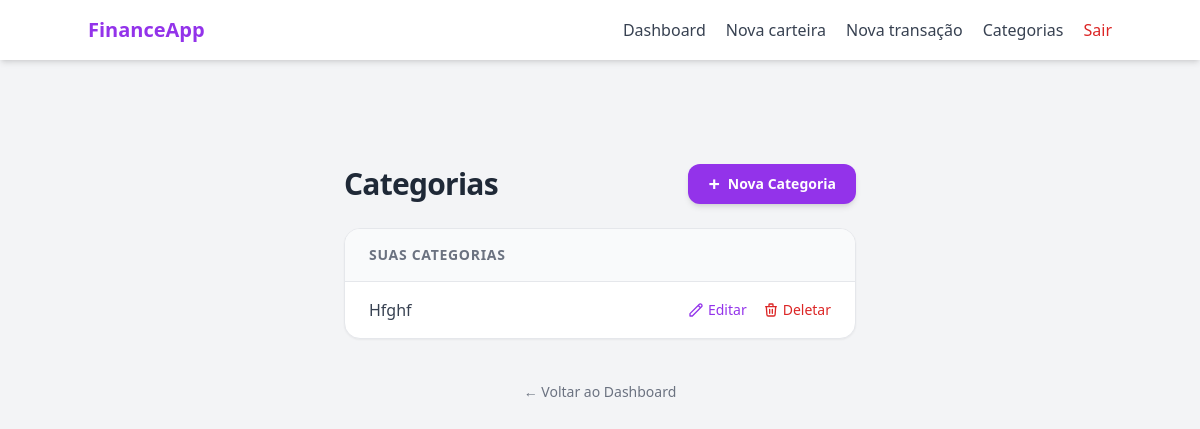
Page /category/index (signed in) on the earlier database version.
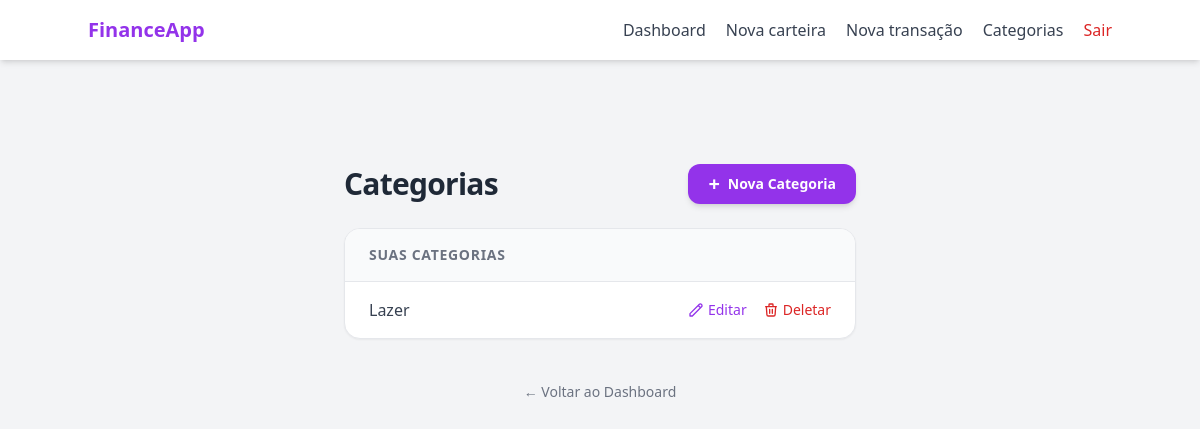
Same page on the later database version.
### models/category.py (models this page shows, shortened)
class Category(db.Model):
    __tablename__ = "categories"
    id = db.Column(db.Integer, primary_key= True)
    name = db.Column(db.String(100), nullable= False)
    type = db.Column(db.String(20), nullable= False)
    __mapper_args__ = {
        "polymorphic_on": type,
        "polymorphic_identity": "category"
    }

### routes/category_routes.py (the view)
@category_bp.route("/index", methods=["GET"])
@login_required
def category_index_page():
    user_categories = CategoryController.get_user_categories(current_user.id)
    return render_template("category/index.html", categories= user_categories)

### controllers/category_controller.py (called while the page is built)
    @staticmethod
    def get_user_categories(user_id):
        return UserCategory.query.filter_by(user_id= user_id).all()

### templates/category/index.html (shortened to what this page needs)
{% extends "base.html" %}
{% block content %}
<div class="w-full flex flex-col items-center pt-16 pb-24 px-4 relative">
    <div class="w-full max-w-lg space-y-6">
        <div class="flex flex-col sm:flex-row items-center justify-between gap-4 mb-4">
            <h1 class="text-gray-800 text-3xl font-bold tracking-tight">
                Categorias
            </h1>
            <button onclick="openCreateCategoryModal()"
                class="px-5 py-2.5 bg-purple-600 hover:bg-purple-700 text-white text-sm font-semibold rounded-xl shadow-md transition-all flex items-center gap-2 hover:-translate-y-0.5">
                <span class="text-xl leading-none">+</span> Nova Categoria
            </button>
        </div>
        <div class="bg-white rounded-2xl shadow-sm border border-gray-200 overflow-hidden">
            <div class="bg-gray-50 px-6 py-4 border-b border-gray-200">
                <h2 class="text-sm font-semibold text-gray-500 uppercase tracking-wider">Suas Categorias</h2>
            </div>
            <ul class="divide-y divide-gray-100">
                {% if categories %}
                {% for category in categories %}
                    <li class="px-6 py-4 flex items-center justify-between hover:bg-gray-50 transition-colors group">
                        <span class="text-gray-700 font-medium">{{ category.name }}</span>
                        <div class="flex items-center gap-4 text-sm font-medium">
                            <button type="button"
                                onclick="openEditCategoryModal(
                                    '{{ url_for('category_bp.edit_category', category_id=category.id) }}',
                                    '{{ category.name }}'
                                )"
                                class="text-purple-600 hover:underline flex items-center gap-1 transition-colors">
                                <svg class="w-4 h-4" fill="none" stroke="currentColor" viewBox="0 0 24 24"><path stroke-linecap="round" stroke-linejoin="round" stroke-width="2" d="M15.232 5.232l3.536 3.536m-2.036-5.036a2.5 2.5 0 113.536 3.536L6.5 21.036H3v-3.572L16.732 3.732z"></path></svg>
                                Editar
                            </button>
                            <button type="button"
                                onclick="openConfirmModal(
                                    '{{ url_for('category_bp.delete_category', category_id=category.id) }}',
                                    'Excluir {{ category.name }}',
                                    'Atenção: Ao excluir esta categoria, todas as transações vinculadas a ela ficarão sem classificação. Deseja continuar?'
                                )"
                                class="text-red-600 hover:text-red-800 hover:underline transition-colors font-medium text-sm flex items-center gap-1">
                                <svg class="w-4 h-4" fill="none" stroke="currentColor" viewBox="0 0 24 24"><path stroke-linecap="round" stroke-linejoin="round" stroke-width="2" d="M19 7l-.867 12.142A2 2 0 0116.138 21H7.862a2 2 0 01-1.995-1.858L5 7m5 4v6m4-6v6m1-10V4a1 1 0 00-1-1h-4a1 1 0 00-1 1v3M4 7h16"></path></svg>
                                Deletar
                            </button>
                        </div>
                    </li>
                    {% endfor %}
                    {% else %}
                    <li class="px-6 py-4 text-center text-gray-500">
                        Nenhuma categoria criada ainda.
                    </li>
                {% endif %}
            </ul>
        </div>
        <div class="text-center pt-4">
            <a href="{{ url_for('main_bp.dashboard_page') }}" class="text-sm text-gray-500 hover:text-purple-600 transition-colors">
                ← Voltar ao Dashboard
            </a>
        </div>
    </div>
</div>
{% endblock %}

Differences in the rows shown:
changed Category: name "Hfghf" → "Lazer"
